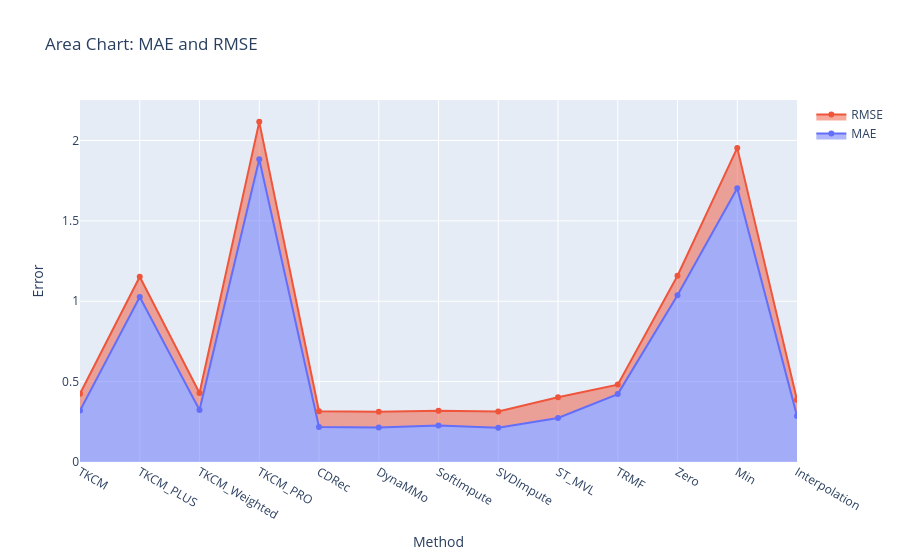

The code cell stored with this chart in its notebook:
### Code cell
# 🌊 Area Chart (Stacked MAE & RMSE)

fig = go.Figure()
fig.add_trace(go.Scatter(x=results_df["Method"], y=results_df["MAE"], fill='tozeroy', name='MAE'))
fig.add_trace(go.Scatter(x=results_df["Method"], y=results_df["RMSE"], fill='tonexty', name='RMSE'))

fig.update_layout(title="Area Chart: MAE and RMSE", xaxis_title="Method", yaxis_title="Error")
fig.show()

### Figure 1 — Plotly figure (JSON) as saved in the notebook; plotly's stock layout.template omitted (floating-point values rounded to 4 significant figures)
{"data": [{"fill": "tozeroy", "name": "MAE", "type": "scatter", "x": ["TKCM", "TKCM_PLUS", "TKCM_Weighted", "TKCM_PRO", "CDRec", "DynaMMo", "SoftImpute", "SVDImpute", "ST_MVL", "TRMF", "Zero", "Min", "Interpolation"], "y": [0.3197, 1.026, 0.3236, 1.883, 0.2181, 0.2141, 0.2267, 0.2136, 0.2736, 0.4224, 1.038, 1.703, 0.2864]}, {"fill": "tonexty", "name": "RMSE", "type": "scatter", "x": ["TKCM", "TKCM_PLUS", "TKCM_Weighted", "TKCM_PRO", "CDRec", "DynaMMo", "SoftImpute", "SVDImpute", "ST_MVL", "TRMF", "Zero", "Min", "Interpolation"], "y": [0.4244, 1.152, 0.4295, 2.116, 0.3153, 0.3132, 0.3181, 0.3139, 0.4024, 0.4814, 1.159, 1.954, 0.3871]}], "layout": {"title": {"text": "Area Chart: MAE and RMSE"}, "xaxis": {"title": {"text": "Method"}}, "yaxis": {"title": {"text": "Error"}}}}
